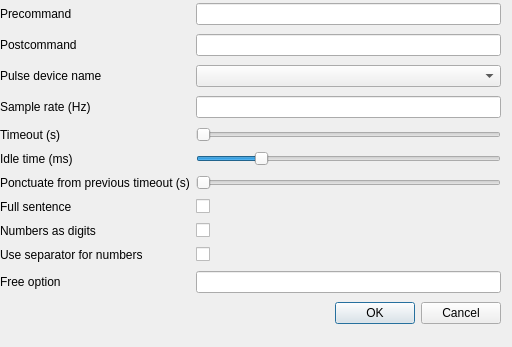
<?xml version="1.0" encoding="UTF-8"?>
<ui version="4.0">
 <class>Dialog</class>
 <widget class="QDialog" name="Dialog">
  <property name="geometry">
   <rect>
    <x>0</x>
    <y>0</y>
    <width>512</width>
    <height>347</height>
   </rect>
  </property>
  <property name="windowTitle">
   <string>Advanced parameters</string>
  </property>
  <widget class="QWidget" name="gridLayoutWidget">
   <property name="geometry">
    <rect>
     <x>0</x>
     <y>0</y>
     <width>501</width>
     <height>332</height>
    </rect>
   </property>
   <layout class="QGridLayout" name="gridLayout">
    <item row="8" column="0">
     <widget class="QLabel" name="label_8">
      <property name="toolTip">
       <string extracomment="Convert numbers into digits instead of using whole words"/>
      </property>
      <property name="text">
       <string>Numbers as digits</string>
      </property>
     </widget>
    </item>
    <item row="1" column="2">
     <widget class="QLineEdit" name="postcommand"/>
    </item>
    <item row="2" column="0">
     <widget class="QLabel" name="label">
      <property name="toolTip">
       <string extracomment="The name of the pulse-audio device to use for recording. See the output of &quot;pactl list sources&quot; to find device names (using the identifier following &quot;Name:&quot;)"/>
      </property>
      <property name="text">
       <string>Pulse device name</string>
      </property>
     </widget>
    </item>
    <item row="0" column="2">
     <widget class="QLineEdit" name="precommand"/>
    </item>
    <item row="4" column="2">
     <widget class="QSlider" name="timeout">
      <property name="orientation">
       <enum>Qt::Horizontal</enum>
      </property>
     </widget>
    </item>
    <item row="7" column="0">
     <widget class="QLabel" name="label_7">
      <property name="toolTip">
       <string extracomment="Capitalize the first character. This is also used to add either a comma or a full stop when dictation is performed according to previous delay"/>
      </property>
      <property name="text">
       <string>Full sentence</string>
      </property>
     </widget>
    </item>
    <item row="7" column="2">
     <widget class="QCheckBox" name="fullSentence">
      <property name="text">
       <string/>
      </property>
     </widget>
    </item>
    <item row="10" column="0">
     <widget class="QLabel" name="label_3">
      <property name="text">
       <string>Free option</string>
      </property>
     </widget>
    </item>
    <item row="3" column="2">
     <widget class="QLineEdit" name="sampleRate"/>
    </item>
    <item row="4" column="0">
     <widget class="QLabel" name="label_4">
      <property name="toolTip">
       <string extracomment="Time out recording when no speech is processed for the time in seconds. This can be used to avoid having to explicitly exit (zero disables)"/>
      </property>
      <property name="text">
       <string>Timeout (s)</string>
      </property>
     </widget>
    </item>
    <item row="10" column="2">
     <widget class="QLineEdit" name="lineEdit"/>
    </item>
    <item row="0" column="0">
     <widget class="QLabel" name="label_10">
      <property name="text">
       <string>Precommand</string>
      </property>
     </widget>
    </item>
    <item row="6" column="0">
     <widget class="QLabel" name="label_6">
      <property name="toolTip">
       <string extracomment="The time-out in seconds for detecting the state of dictation from the previous recording, this can be useful so punctuation it is added before entering the dictation (zero disables)"/>
      </property>
      <property name="text">
       <string>Ponctuate from previous timeout (s)</string>
      </property>
     </widget>
    </item>
    <item row="5" column="2">
     <widget class="QSlider" name="idleTime">
      <property name="maximum">
       <number>500</number>
      </property>
      <property name="value">
       <number>100</number>
      </property>
      <property name="orientation">
       <enum>Qt::Horizontal</enum>
      </property>
     </widget>
    </item>
    <item row="5" column="0">
     <widget class="QLabel" name="label_5">
      <property name="toolTip">
       <string extracomment="Time to idle between processing audio from the recording. Setting to zero is the most responsive at the cost of high CPU usage. The default value is 0.1 (processing 10 times a second), which is quite responsive in practice"/>
      </property>
      <property name="text">
       <string>Idle time (ms)</string>
      </property>
     </widget>
    </item>
    <item row="3" column="0">
     <widget class="QLabel" name="label_2">
      <property name="toolTip">
       <string extracomment="The sample rate to use for recording (in Hz). Defaults to 44100"/>
      </property>
      <property name="text">
       <string>Sample rate (Hz)</string>
      </property>
     </widget>
    </item>
    <item row="1" column="0">
     <widget class="QLabel" name="label_11">
      <property name="text">
       <string>Postcommand</string>
      </property>
     </widget>
    </item>
    <item row="6" column="2">
     <widget class="QSlider" name="ponctuate">
      <property name="orientation">
       <enum>Qt::Horizontal</enum>
      </property>
     </widget>
    </item>
    <item row="8" column="2">
     <widget class="QCheckBox" name="digits">
      <property name="text">
       <string/>
      </property>
     </widget>
    </item>
    <item row="9" column="2">
     <widget class="QCheckBox" name="useSeparator">
      <property name="text">
       <string/>
      </property>
     </widget>
    </item>
    <item row="9" column="0">
     <widget class="QLabel" name="label_9">
      <property name="toolTip">
       <string extracomment="Use a comma separators for numbers"/>
      </property>
      <property name="text">
       <string>Use separator for numbers</string>
      </property>
     </widget>
    </item>
    <item row="11" column="2">
     <widget class="QDialogButtonBox" name="buttonBox">
      <property name="orientation">
       <enum>Qt::Horizontal</enum>
      </property>
      <property name="standardButtons">
       <set>QDialogButtonBox::Cancel|QDialogButtonBox::Ok</set>
      </property>
     </widget>
    </item>
    <item row="2" column="2">
     <widget class="QComboBox" name="deviceName">
      <property name="currentText">
       <string/>
      </property>
     </widget>
    </item>
   </layout>
  </widget>
 </widget>
 <resources/>
 <connections>
  <connection>
   <sender>buttonBox</sender>
   <signal>accepted()</signal>
   <receiver>Dialog</receiver>
   <slot>accept()</slot>
   <hints>
    <hint type="sourcelabel">
     <x>248</x>
     <y>254</y>
    </hint>
    <hint type="destinationlabel">
     <x>157</x>
     <y>274</y>
    </hint>
   </hints>
  </connection>
  <connection>
   <sender>buttonBox</sender>
   <signal>rejected()</signal>
   <receiver>Dialog</receiver>
   <slot>reject()</slot>
   <hints>
    <hint type="sourcelabel">
     <x>316</x>
     <y>260</y>
    </hint>
    <hint type="destinationlabel">
     <x>286</x>
     <y>274</y>
    </hint>
   </hints>
  </connection>
 </connections>
</ui>
